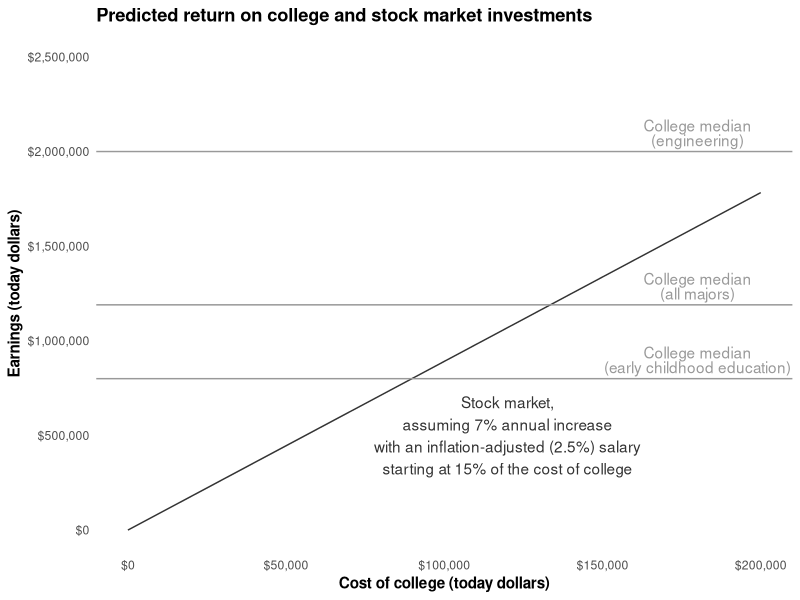
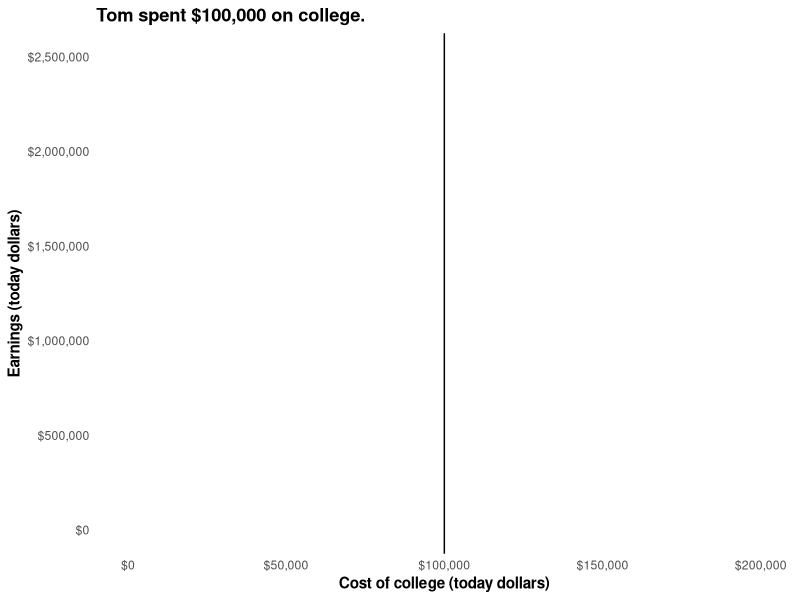
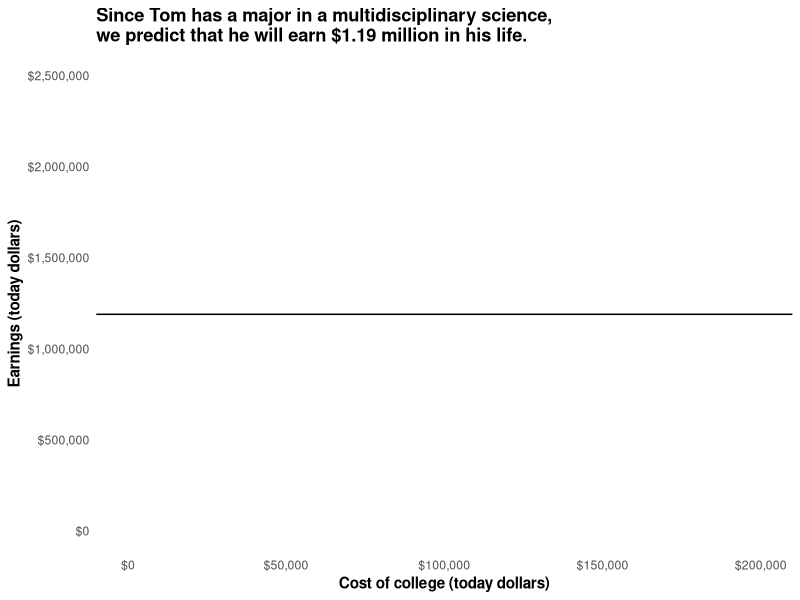
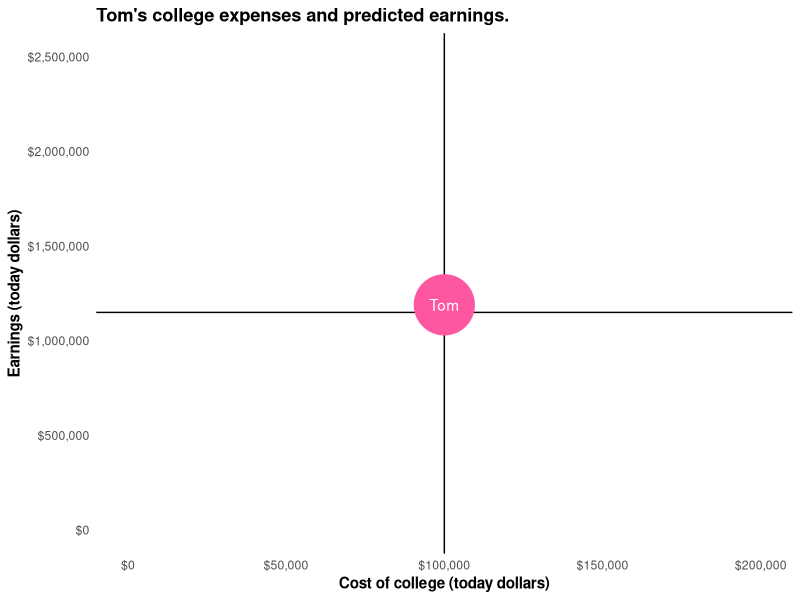
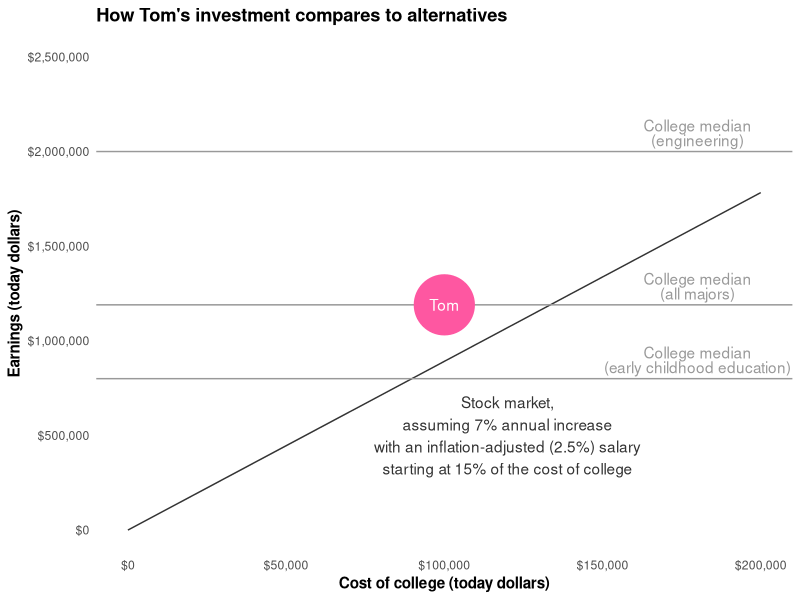

Write the R code that produced these figures, in order.
library(ggplot2)
library(reshape2)
library(scales)

years.invested <- 65 - 20 # People supposedly retire at 65.
stock.market.return <- 1.07
prop.withdrawn <- 0.15 # Withdraw 15% of the initial investment every year, ignoring inflation
inflation <- 1.025 # 3% inflation

lifetime.earnings <- c(
  engineering = 2e6,
  all.majors = 1.19e6,
  early.childhood.education = 8e5
)

college <- data.frame(
  investment = 'College',
  label.x = 1.8e5,
  earnings.intercept = unname(lifetime.earnings),
  earnings.slope = 0,
  full.investment = paste0('College median\n(',
                           gsub('\\.', ' ', names(lifetime.earnings)), ')')
)

earnings <- function(starting.money, stock.market.return, prop.withdrawn) {
  f <- function(money, year) {
    money * (stock.market.return - (prop.withdrawn * inflation ^ year))
  }
  g <- function(money) sum(Reduce(f, 1:years.invested, accumulate = TRUE, init = money))
  sapply(starting.money, g)
}

not.college <- data.frame(cost = seq(0, 2e5, 1e4))
not.college$earnings <- earnings(not.college$cost, stock.market.return, prop.withdrawn)

p.base <- ggplot() +
  theme_minimal() +
  theme(title = element_text(face = 'bold'),
        panel.grid.minor = element_blank(),
        panel.grid.major = element_blank()) +
  scale_x_continuous('Cost of college (today dollars)',
                     limits = c(0, 2e5), labels = dollar) +
  scale_y_continuous('Earnings (today dollars)',
                     limits = c(0, 2.5e6), labels = dollar)

stock.market.label <- 'Stock market,
assuming 7% annual increase
with an inflation-adjusted (2.5%) salary
starting at 15% of the cost of college'
p.predictions <- p.base +
  geom_line(data = not.college,
            color = 'grey20',
            aes(x = cost, y = earnings)) +
  geom_hline(data = college,
             color = 'grey60',
             aes(yintercept = earnings.intercept,
                 group = full.investment)) +
  annotate('text', x = 1.2e5, y = 5e5, label = stock.market.label, color = 'grey20') +
  geom_text(data = college,
            color = 'grey60',
            aes(x = label.x,
                y = earnings.intercept,
                vjust = -.2,
                lineheight = .8,
                label = full.investment)) +
  ggtitle('Predicted return on college and stock market investments')

p.tom.expenses <- p.base + geom_vline(xintercept = 1e5) +
  ggtitle("Tom spent $100,000 on college.")

p.tom.predictions <- p.base + geom_hline(yintercept = 1.19e6) +
  ggtitle('Since Tom has a major in a multidisciplinary science,\nwe predict that he will earn $1.19 million in his life.')

p.tom.both <- p.base +
                geom_vline(xintercept = 1e5) +
                geom_hline(yintercept = 1.15e6) +
                aes(x = 1e5, y = 1.19e6) +
                geom_point(color = '#fe57a1', size = 20) +
                geom_text(color = 'white', label = 'Tom') +
                ggtitle("Tom's college expenses and predicted earnings.")

p.tom.comparison <- p.predictions +
  aes(x = 1e5, y = 1.19e6) +
  geom_point(color = '#fe57a1', size = 20) +
  geom_text(color = 'white', label = 'Tom') +
  ggtitle("How Tom's investment compares to alternatives")

ppplot <- function(plot, filename) ggsave(filename = filename,
                                          plot = plot,
                                          width = 8, height = 6,
                                          units = 'in', dpi = 200)
ppplot(p.predictions, 'general-predictions.png')
ppplot(p.tom.expenses, 'tom-expenses.png')
ppplot(p.tom.predictions, 'tom-predictions.png')
ppplot(p.tom.both, 'tom-both.png')
ppplot(p.tom.comparison, 'tom-comparison.png')
